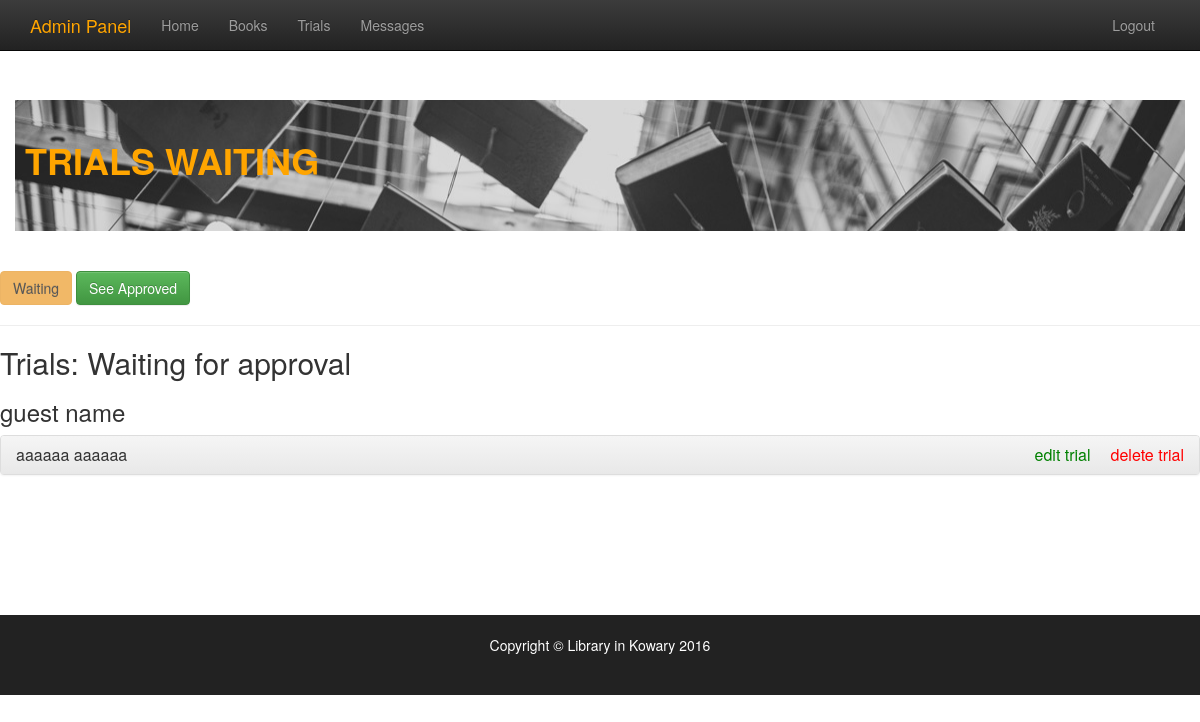
/list2 (signed in), run on an earlier commit of the app's database.
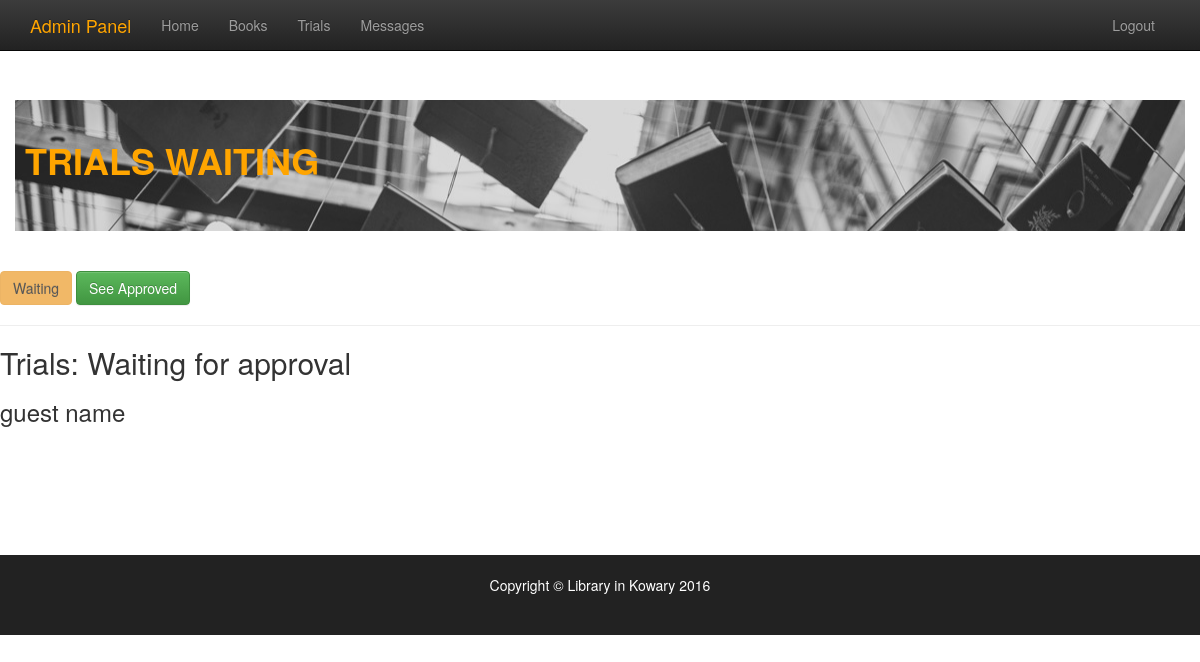
And on a later commit of the database.
### tables this page shows
CREATE TABLE books
                  (id INTEGER PRIMARY KEY, p_name text, p_surname text, p_desc text, p_img text, path_status text, path_desc text, b1_title text, b1_author text, b1_img text, b1_desc text, b2_title text, b2_author text, b2_img text, b2_desc text, b3_title text, b3_author text, b3_img text, b3_desc text, b4_title text, b4_author text, b4_img text, b4_desc text, b5_title text, b5_author text, b5_img text, b5_desc text);

### insert2.py (the view)
@app.route('/list2')
def list2():
  if session.get('logged_in'):
    sql5 = ('SELECT * FROM books WHERE path_status = 1')
    connection = sqlite3.connect("books.db")
    connection.row_factory = sqlite3.Row
    list3 = connection.cursor().execute(sql5).fetchall()
    return render_template('list.html', list3=list3)
    connection.close()
  else:
    abort(401)

### templates/list.html (shortened to what this page needs)
{%extends "base_admin.html"%}
{%block content%}
<div class="container" style="margin-top:100px;" >
<div class="row" style="background:url('http://localhost:5000/static/img/admin.jpg')" >
<p style="color:transparent">manage books</p><h1 style="color:orange;margin-left:10px"><b>TRIALS  WAITING</b></h1>
<br><br>
</div>
<br><br>
	<div class="row" >
<div class="row">
<a href="/list2" class="page-scroll btn btn-xl btn-warning" style="color:black" disabled>Waiting</a>
 <a href="/list1" class="page-scroll btn btn-xl btn-success" >See Approved</a>
<hr>
<h2>Trials: Waiting for approval</h2>
<div class="">
    <h3>guest name </h3>
	{% for row in list3 %}
   <div class="panel-group" id="accordion" role="tablist" aria-multiselectable="true">
  <div class="panel panel-default">
    <div class="panel-heading" role="tab" id="headingTwo">
      <h4 class="panel-title">
        <a class="collapsed" role="button" data-toggle="collapse" data-parent="#accordion" href="#colapse_{{ row['id'] }}" aria-expanded="false" aria-controls="collapseTwo">
          {{ row["p_name"] }} {{ row["p_surname"] }} <a href="/delete/{{ row['id'] }}" class="pull-right" style="color:red">delete trial</a>   <a href="/edit/{{ row['id'] }}" class="pull-right" style="color:green; margin-right:20px;">edit trial</a>
        </a>
      </h4>
    </div>
</div>
  </div>
   {%  endfor %}
</div>
</div>
      		</div>
  	</div>
{%endblock%}

What changed in the data, as far as the page shows it:
no longer on this page (row edited): books: p_name "aaaaaa", p_surname "aaaaaa"
